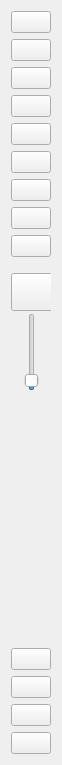
<?xml version="1.0" encoding="UTF-8"?>
<ui version="4.0">
 <class>ControlPanelVertical</class>
 <widget class="QWidget" name="ControlPanelVertical">
  <property name="geometry">
   <rect>
    <x>0</x>
    <y>0</y>
    <width>62</width>
    <height>765</height>
   </rect>
  </property>
  <property name="sizePolicy">
   <sizepolicy hsizetype="Fixed" vsizetype="Preferred">
    <horstretch>0</horstretch>
    <verstretch>0</verstretch>
   </sizepolicy>
  </property>
  <property name="windowTitle">
   <string>Form</string>
  </property>
  <layout class="QHBoxLayout" name="horizontalLayout">
   <item>
    <layout class="QVBoxLayout" name="verticalLayout_2">
     <item>
      <widget class="QPushButton" name="FavouriteButton">
       <property name="sizePolicy">
        <sizepolicy hsizetype="Fixed" vsizetype="Fixed">
         <horstretch>0</horstretch>
         <verstretch>0</verstretch>
        </sizepolicy>
       </property>
       <property name="text">
        <string/>
       </property>
       <property name="icon">
        <iconset resource="images.qrc">
         <normaloff>:/images/favorite.png</normaloff>:/images/favorite.png</iconset>
       </property>
       <property name="iconSize">
        <size>
         <width>30</width>
         <height>30</height>
        </size>
       </property>
      </widget>
     </item>
     <item>
      <widget class="QPushButton" name="FavouriteOnButton">
       <property name="sizePolicy">
        <sizepolicy hsizetype="Fixed" vsizetype="Fixed">
         <horstretch>0</horstretch>
         <verstretch>0</verstretch>
        </sizepolicy>
       </property>
       <property name="text">
        <string/>
       </property>
       <property name="icon">
        <iconset resource="images.qrc">
         <normaloff>:/images/favorite_fill_color.png</normaloff>:/images/favorite_fill_color.png</iconset>
       </property>
       <property name="iconSize">
        <size>
         <width>30</width>
         <height>30</height>
        </size>
       </property>
      </widget>
     </item>
     <item>
      <widget class="QPushButton" name="CollectButton">
       <property name="sizePolicy">
        <sizepolicy hsizetype="Fixed" vsizetype="Fixed">
         <horstretch>0</horstretch>
         <verstretch>0</verstretch>
        </sizepolicy>
       </property>
       <property name="text">
        <string/>
       </property>
       <property name="icon">
        <iconset resource="images.qrc">
         <normaloff>:/images/star.png</normaloff>:/images/star.png</iconset>
       </property>
       <property name="iconSize">
        <size>
         <width>30</width>
         <height>30</height>
        </size>
       </property>
      </widget>
     </item>
     <item>
      <widget class="QPushButton" name="CollectOnButton">
       <property name="sizePolicy">
        <sizepolicy hsizetype="Fixed" vsizetype="Fixed">
         <horstretch>0</horstretch>
         <verstretch>0</verstretch>
        </sizepolicy>
       </property>
       <property name="text">
        <string/>
       </property>
       <property name="icon">
        <iconset resource="images.qrc">
         <normaloff>:/images/star_fill_color.png</normaloff>:/images/star_fill_color.png</iconset>
       </property>
       <property name="iconSize">
        <size>
         <width>30</width>
         <height>30</height>
        </size>
       </property>
      </widget>
     </item>
     <item>
      <widget class="QPushButton" name="CommentButton">
       <property name="sizePolicy">
        <sizepolicy hsizetype="Fixed" vsizetype="Fixed">
         <horstretch>0</horstretch>
         <verstretch>0</verstretch>
        </sizepolicy>
       </property>
       <property name="text">
        <string/>
       </property>
       <property name="icon">
        <iconset resource="images.qrc">
         <normaloff>:/images/comment_color.png</normaloff>:/images/comment_color.png</iconset>
       </property>
       <property name="iconSize">
        <size>
         <width>30</width>
         <height>30</height>
        </size>
       </property>
      </widget>
     </item>
     <item>
      <widget class="QPushButton" name="CommentOnButton">
       <property name="sizePolicy">
        <sizepolicy hsizetype="Fixed" vsizetype="Fixed">
         <horstretch>0</horstretch>
         <verstretch>0</verstretch>
        </sizepolicy>
       </property>
       <property name="text">
        <string/>
       </property>
       <property name="icon">
        <iconset resource="images.qrc">
         <normaloff>:/images/comment_fill_color.png</normaloff>:/images/comment_fill_color.png</iconset>
       </property>
       <property name="iconSize">
        <size>
         <width>30</width>
         <height>30</height>
        </size>
       </property>
      </widget>
     </item>
     <item>
      <widget class="QPushButton" name="PlaylistButton2">
       <property name="sizePolicy">
        <sizepolicy hsizetype="Fixed" vsizetype="Fixed">
         <horstretch>0</horstretch>
         <verstretch>0</verstretch>
        </sizepolicy>
       </property>
       <property name="text">
        <string/>
       </property>
       <property name="icon">
        <iconset resource="images.qrc">
         <normaloff>:/images/playlist_color.png</normaloff>:/images/playlist_color.png</iconset>
       </property>
       <property name="iconSize">
        <size>
         <width>30</width>
         <height>30</height>
        </size>
       </property>
      </widget>
     </item>
     <item>
      <widget class="QPushButton" name="PlaylistOnButton">
       <property name="text">
        <string/>
       </property>
       <property name="icon">
        <iconset resource="images.qrc">
         <normaloff>:/images/playlist_fill_color.png</normaloff>:/images/playlist_fill_color.png</iconset>
       </property>
       <property name="iconSize">
        <size>
         <width>30</width>
         <height>30</height>
        </size>
       </property>
      </widget>
     </item>
     <item>
      <widget class="QPushButton" name="VolumeOffButton">
       <property name="sizePolicy">
        <sizepolicy hsizetype="Fixed" vsizetype="Fixed">
         <horstretch>0</horstretch>
         <verstretch>0</verstretch>
        </sizepolicy>
       </property>
       <property name="text">
        <string/>
       </property>
       <property name="icon">
        <iconset resource="images.qrc">
         <normaloff>:/images/volume_off.png</normaloff>:/images/volume_off.png</iconset>
       </property>
       <property name="iconSize">
        <size>
         <width>30</width>
         <height>30</height>
        </size>
       </property>
      </widget>
     </item>
     <item>
      <widget class="CVolumeWidget" name="VolumeWidget" native="true">
       <widget class="CVolumeSlider" name="VolumeSlider">
        <property name="enabled">
         <bool>true</bool>
        </property>
        <property name="geometry">
         <rect>
          <x>10</x>
          <y>50</y>
          <width>21</width>
          <height>78</height>
         </rect>
        </property>
        <property name="sizePolicy">
         <sizepolicy hsizetype="Fixed" vsizetype="Fixed">
          <horstretch>0</horstretch>
          <verstretch>0</verstretch>
         </sizepolicy>
        </property>
        <property name="layoutDirection">
         <enum>Qt::LeftToRight</enum>
        </property>
        <property name="sliderPosition">
         <number>4</number>
        </property>
        <property name="tracking">
         <bool>true</bool>
        </property>
        <property name="orientation">
         <enum>Qt::Vertical</enum>
        </property>
       </widget>
       <widget class="CVolumeButton" name="VolumeButton">
        <property name="geometry">
         <rect>
          <x>0</x>
          <y>10</y>
          <width>42</width>
          <height>38</height>
         </rect>
        </property>
        <property name="sizePolicy">
         <sizepolicy hsizetype="Fixed" vsizetype="Fixed">
          <horstretch>0</horstretch>
          <verstretch>0</verstretch>
         </sizepolicy>
        </property>
        <property name="text">
         <string/>
        </property>
        <property name="icon">
         <iconset resource="images.qrc">
          <normaloff>:/images/volume.png</normaloff>:/images/volume.png</iconset>
        </property>
        <property name="iconSize">
         <size>
          <width>30</width>
          <height>30</height>
         </size>
        </property>
       </widget>
      </widget>
     </item>
     <item>
      <spacer name="verticalSpacer">
       <property name="orientation">
        <enum>Qt::Vertical</enum>
       </property>
       <property name="sizeType">
        <enum>QSizePolicy::Preferred</enum>
       </property>
       <property name="sizeHint" stdset="0">
        <size>
         <width>20</width>
         <height>10</height>
        </size>
       </property>
      </spacer>
     </item>
     <item>
      <widget class="QPushButton" name="SkipPrevButton">
       <property name="sizePolicy">
        <sizepolicy hsizetype="Fixed" vsizetype="Fixed">
         <horstretch>0</horstretch>
         <verstretch>0</verstretch>
        </sizepolicy>
       </property>
       <property name="text">
        <string/>
       </property>
       <property name="icon">
        <iconset resource="images.qrc">
         <normaloff>:/images/skip_previous_mobile.png</normaloff>:/images/skip_previous_mobile.png</iconset>
       </property>
       <property name="iconSize">
        <size>
         <width>30</width>
         <height>30</height>
        </size>
       </property>
      </widget>
     </item>
     <item>
      <widget class="QPushButton" name="SkipNextButton">
       <property name="sizePolicy">
        <sizepolicy hsizetype="Fixed" vsizetype="Fixed">
         <horstretch>0</horstretch>
         <verstretch>0</verstretch>
        </sizepolicy>
       </property>
       <property name="text">
        <string/>
       </property>
       <property name="icon">
        <iconset resource="images.qrc">
         <normaloff>:/images/skip_next_mobile.png</normaloff>:/images/skip_next_mobile.png</iconset>
       </property>
       <property name="iconSize">
        <size>
         <width>30</width>
         <height>30</height>
        </size>
       </property>
      </widget>
     </item>
     <item>
      <widget class="QPushButton" name="PlaylistButton">
       <property name="sizePolicy">
        <sizepolicy hsizetype="Fixed" vsizetype="Fixed">
         <horstretch>0</horstretch>
         <verstretch>0</verstretch>
        </sizepolicy>
       </property>
       <property name="text">
        <string/>
       </property>
       <property name="icon">
        <iconset resource="images.qrc">
         <normaloff>:/images/list_panel.png</normaloff>:/images/list_panel.png</iconset>
       </property>
       <property name="iconSize">
        <size>
         <width>30</width>
         <height>30</height>
        </size>
       </property>
      </widget>
     </item>
     <item>
      <widget class="QPushButton" name="PlaylistOpenButton">
       <property name="sizePolicy">
        <sizepolicy hsizetype="Fixed" vsizetype="Fixed">
         <horstretch>0</horstretch>
         <verstretch>0</verstretch>
        </sizepolicy>
       </property>
       <property name="text">
        <string/>
       </property>
       <property name="icon">
        <iconset resource="images.qrc">
         <normaloff>:/images/list_panel_fill.png</normaloff>:/images/list_panel_fill.png</iconset>
       </property>
       <property name="iconSize">
        <size>
         <width>30</width>
         <height>30</height>
        </size>
       </property>
      </widget>
     </item>
    </layout>
   </item>
  </layout>
 </widget>
 <customwidgets>
  <customwidget>
   <class>CVolumeButton</class>
   <extends>QPushButton</extends>
   <header>cvolumebutton.h</header>
  </customwidget>
  <customwidget>
   <class>CVolumeSlider</class>
   <extends>QSlider</extends>
   <header>cvolumeslider.h</header>
  </customwidget>
  <customwidget>
   <class>CVolumeWidget</class>
   <extends>QWidget</extends>
   <header location="global">cvolumewidget.h</header>
   <container>1</container>
  </customwidget>
 </customwidgets>
 <resources>
  <include location="images.qrc"/>
 </resources>
 <connections/>
</ui>
